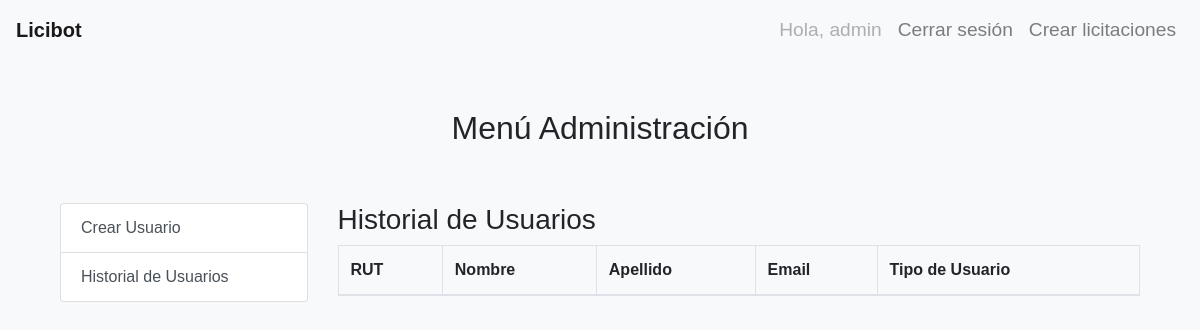
The page /historial_usu/ (signed in) on the database as committed earlier.
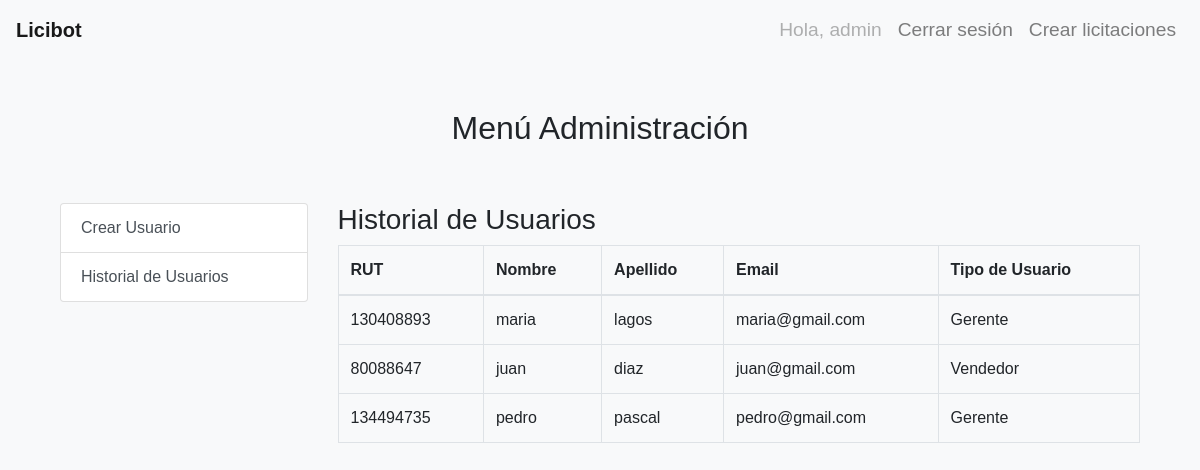
The same page on the database as committed later.
### core/models.py (models this page shows, shortened)
class CustomUser(AbstractUser):
    rut = models.CharField(max_length=12)
    groups = models.ManyToManyField(
        'auth.Group',
        related_name='custom_user_set',
        blank=True,
        verbose_name='groups',
        help_text='The groups this user belongs to. A user will get all permissions granted to each of their groups.',
    )
    user_permissions = models.ManyToManyField(
        'auth.Permission',
        related_name='custom_user_set',
        blank=True,
        verbose_name='user permissions',
        help_text='Specific permissions for this user.',
    )

### core/views.py (the view)
# urls.py: path('historial_usu/', views.historial_usu, name='historial_usu'),
@login_required
def historial_usu(request):
    usuarios = CustomUser.objects.all()
    return render(request, 'core/historial_usu.html', {'usuarios': usuarios})

### core/templates/core/historial_usu.html
{% extends 'core/administrador.html' %}
{% block admin_content %}
    <h3>Historial de Usuarios</h3>
    <table class="table table-bordered">
        <thead>
            <tr>
                <th>RUT</th>
                <th>Nombre</th>
                <th>Apellido</th>
                <th>Email</th>
                <th>Tipo de Usuario</th>
            </tr>
        </thead>
        <tbody>
            {% for usuario in usuarios %}
            <tr>
                <td>{{ usuario.rut }}</td>
                <td>{{ usuario.first_name }}</td>
                <td>{{ usuario.last_name }}</td>
                <td>{{ usuario.email }}</td>
                <td>
                    {% for group in usuario.groups.all %}
                        {% if group.name == "VENDEDOR" %}
                            Vendedor
                        {% elif group.name == "GERENTE" %}
                            Gerente
                        {% else %}
                            Otro
                        {% endif %}
                    {% endfor %}
                </td>
            </tr>
            {% endfor %}
        </tbody>
    </table>
{% endblock %}

### core/templates/core/administrador.html
{% extends 'core/base.html' %}
{% block content %}
<h2 class="text-center">Menú Administración</h2>
<br>
<br>
    <div class="container">
        <div class="row">
            <div class="col-md-3">
                <div class="list-group">
                    <a href="{% url 'crear_usuario' %}" class="list-group-item list-group-item-action">Crear Usuario</a>
                    <a href="{% url 'historial_usu' %}" class="list-group-item list-group-item-action">Historial de Usuarios</a>
                </div>
            </div>
            <div class="col-md-9">
                {% block admin_content %}{% endblock %}
            </div>
        </div>
    </div>
{% endblock %}

### core/templates/core/base.html (shortened to what this page needs)
{% load static %}
<!DOCTYPE html>
<html lang="en">
<head>
    <link rel="stylesheet" href="https://stackpath.bootstrapcdn.com/bootstrap/4.3.1/css/bootstrap.min.css">
    <link rel="stylesheet" href="{% static 'core/css/home.css' %}">
</head>
<body>
    <nav class="navbar navbar-expand-lg navbar-light bg-light">
        <a class="navbar-brand" href="{% url 'home' %}">Licibot</a>
        <div class="collapse navbar-collapse justify-content-end" id="navbarSupportedContent">
            <ul class="navbar-nav">
                {% if user.is_authenticated %}
                    <li class="nav-item">
                        <span class="nav-link disabled" style="font-size: 1.2em;">Hola, {{ user.username }}</span>
                    </li>
                    <li class="nav-item">
                        <a class="nav-link" href="{% url 'cerrar_sesion' %}" style="font-size: 1.2em;">Cerrar sesión</a>
                    </li>
                {% else %}
                    <li class="nav-item">
                        <a class="nav-link" href="{% url 'ingreso' %}" style="font-size: 1.2em;">Iniciar sesión</a>
                    </li>
                {% endif %}
                    <li class="nav-item">
                        <a class="nav-link" href="{% url 'crear_licitaciones' %}" style="font-size: 1.2em;">Crear licitaciones</a>
                    </li>
            </ul>
        </div>
    </nav>
    <div class="container mt-5">
        {% block content %}
        {% endblock %}
    </div>
</body>
</html>

### core/static/core/css/home.css (style rules this page uses)
body { font-family: Arial, sans-serif; background-color: #f8f9fa; }
.navbar-brand { color: #007bff; font-weight: bold; }
.navbar-nav .nav-link { color: #007bff; }

Rows that differ between the two databases and show on the page:
added CustomUser: rut "130408893", first_name "maria", last_name "lagos", email "maria@gmail.com"
added CustomUser: rut "80088647", first_name "juan", last_name "diaz", email "juan@gmail.com"
added CustomUser: rut "134494735", first_name "pedro", last_name "pascal", email "pedro@gmail.com"
